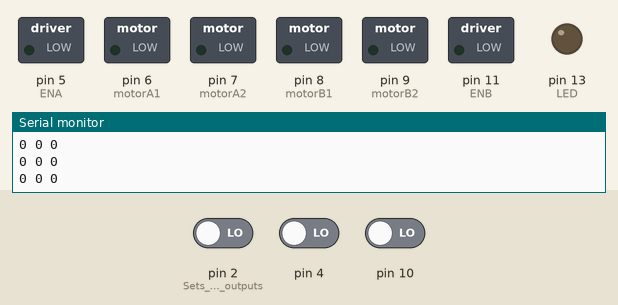
Simulated run of this sketch. Board: Arduino Uno, built with avr-gcc and run on an emulated ATmega328P. On the bench: switched loads named in the sketch (green lamp = pin HIGH), output pins drawn as LEDs (lit = HIGH), the last lines printed to the serial monitor. Inputs (shaded band) come from the test bench; at power-on: pin 4 LOW, pin 2 (Sets_sensors_as_outputs) LOW, pin 10 LOW.

Above: at 1.8 s.
1.9 s: pin 4 driven HIGH
At 2.7 s:
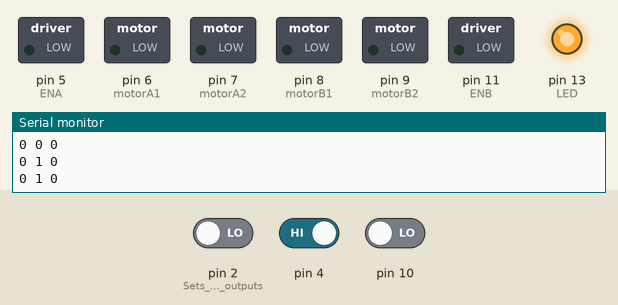
3.5 s: pin 4 driven LOW
At 3.8 s:
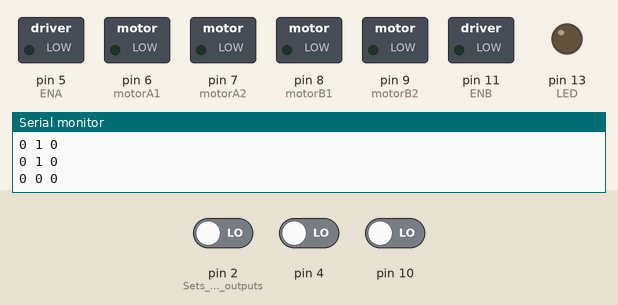
Timing chart, 0 to 6.5 s (numbered marks = the images above; inputs shaded):
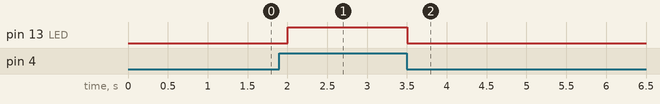

Measured:
- after the input at 1.9 s, pin 13 (LED): LOW → HIGH after 0.10 s
- after the input at 3.5 s, pin 13 (LED): HIGH → LOW at once

The sketch:

ReadLightSensorsSample.ino
```cpp
/*
 * Read Light Sensors (Sample)
 * EE 151-03
 * Michael Georgariou
 */

int LED = 13; // Built-in LED
int motorA1 = 6; // IN A1 or IN1 (Motor A Direction)
int motorA2 = 7; // IN A2 or IN2 (Motor A Direction)
int motorB1 = 8; // IN B1 or IN3 (Motor B Direction)
int motorB2 = 9; // IN B2 or IN4 (Motor A Direction)
int ENA = 5; // ENA (PWM or Enable for Motor A)
int ENB = 11; // ENB (PWM or Enable for Motor A)
int voltage = 0; // Sets voltage as a variable

void setup() {
  Serial.begin(9600);

  pinMode(motorA1, OUTPUT); // Sets motors as outputs
  pinMode(motorA2, OUTPUT);
  pinMode(motorB1, OUTPUT);
  pinMode(motorB2, OUTPUT);
  pinMode(ENA, OUTPUT);
  pinMode(ENB, OUTPUT);

  pinMode(2, INPUT); // Sets sensors as outputs
  pinMode(4, INPUT);
  pinMode(10, INPUT);
  pinMode(LED, OUTPUT);
  digitalWrite(ENA, LOW);   //Disable the motor driver board for both motors
  digitalWrite(ENB, LOW);
  digitalWrite(motorA1, LOW);
  digitalWrite(motorA2, LOW);
  digitalWrite(motorB1, LOW);
  digitalWrite(motorB2, LOW);
}
void loop() {
  int LeftSensor = digitalRead(2);
  int MidSensor = digitalRead(4);
  int RightSensor = digitalRead(10);

  Serial.print(LeftSensor);
  Serial.print(" ");
  Serial.print(MidSensor);
  Serial.print(" ");
  Serial.println(RightSensor);

  if (MidSensor == HIGH){
    digitalWrite(LED, HIGH);
  }
  else {
    digitalWrite(LED, LOW);
  }
  delay(500);


}
```
